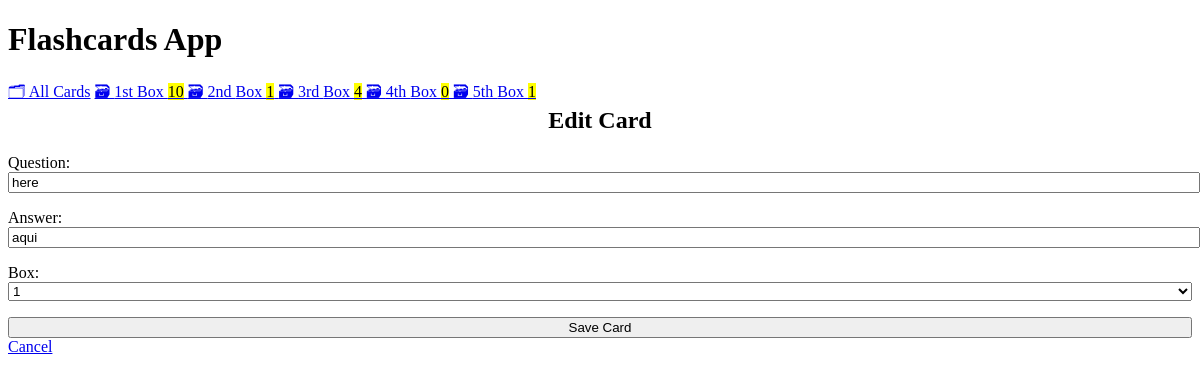
The app's page /edit/12 with its own data.
### cards/models.py (models this page shows, shortened)
class Card(models.Model):
    question = models.CharField(max_length=100) #question
    answer = models.CharField(max_length=100) #answer
    box = models.IntegerField( #box
        choices=zip(BOXES,BOXES), # ensure models.IntegerField contains a number within BOXES range
        default=BOXES[0], #by default create your flashcard in the first box
    )
    date_created = models.DateTimeField(auto_now_add=True) #automatically contains a timestamp of your card's date and time of creation

### cards/views.py (the view)
# urls.py: path("edit/<int:pk>", views.CardUpdateView.as_view(), name="card-update"),
class CardUpdateView(CardCreateView, UpdateView):
    success_url: reverse_lazy("card-list")

### cards/templatetags/cards_tags.py (called while the page is built)
@register.inclusion_tag("cards/box_links.html") #tells Django that boxes_as_links is an inclustion tag
def boxes_as_links():
    boxes = [] #declare dictionary
    for box_num in BOXES:
        card_count = Card.objects.filter(box=box_num).count() #keeps track of the number of cards in the current box
        boxes.append({ # append to dictionary
            "number":box_num, #box number as key
            "card_count": card_count, #number of cards in the box
        })
    return {"boxes": boxes} # returns a dictionary with boxes data

### cards/templates/cards/card_form.html (shortened to what this page needs)
{% extends "cards/base.html" %}
{% block content %}
    {% if card %}
        <h2>Edit Card</h2>
    {% else %}
        <h2>📇 Create New Card</h2>
    {% endif %}
    <form method="post">
        {{form.as_p}}
        <input type="submit" value="Save Card">
    </form>
    <a href="{% url 'card-list' %}">
        Cancel
    </a>
{% endblock %}

### cards/templates/cards/base.html (style rules this page uses)
:root { --accent: #6e48ad; --accent-bg: white; --bg: #fff; --text: #212121; --text-light: #585858; --border: #d8dae1; --code: #d81b60; --preformatted: #444; }
h2 { text-align: center; }
h2, h4 { margin-top: 0; }
input, select, textarea { width: 100%; }

### records on screen
Card: question "here", answer "aqui", box "1"

### other values on screen
{{ box.number | ordinal }} "1st" "2nd" "3rd" "4th" "5th"
{{ box.card_count }} "10" "1" "4" "0" "1"
